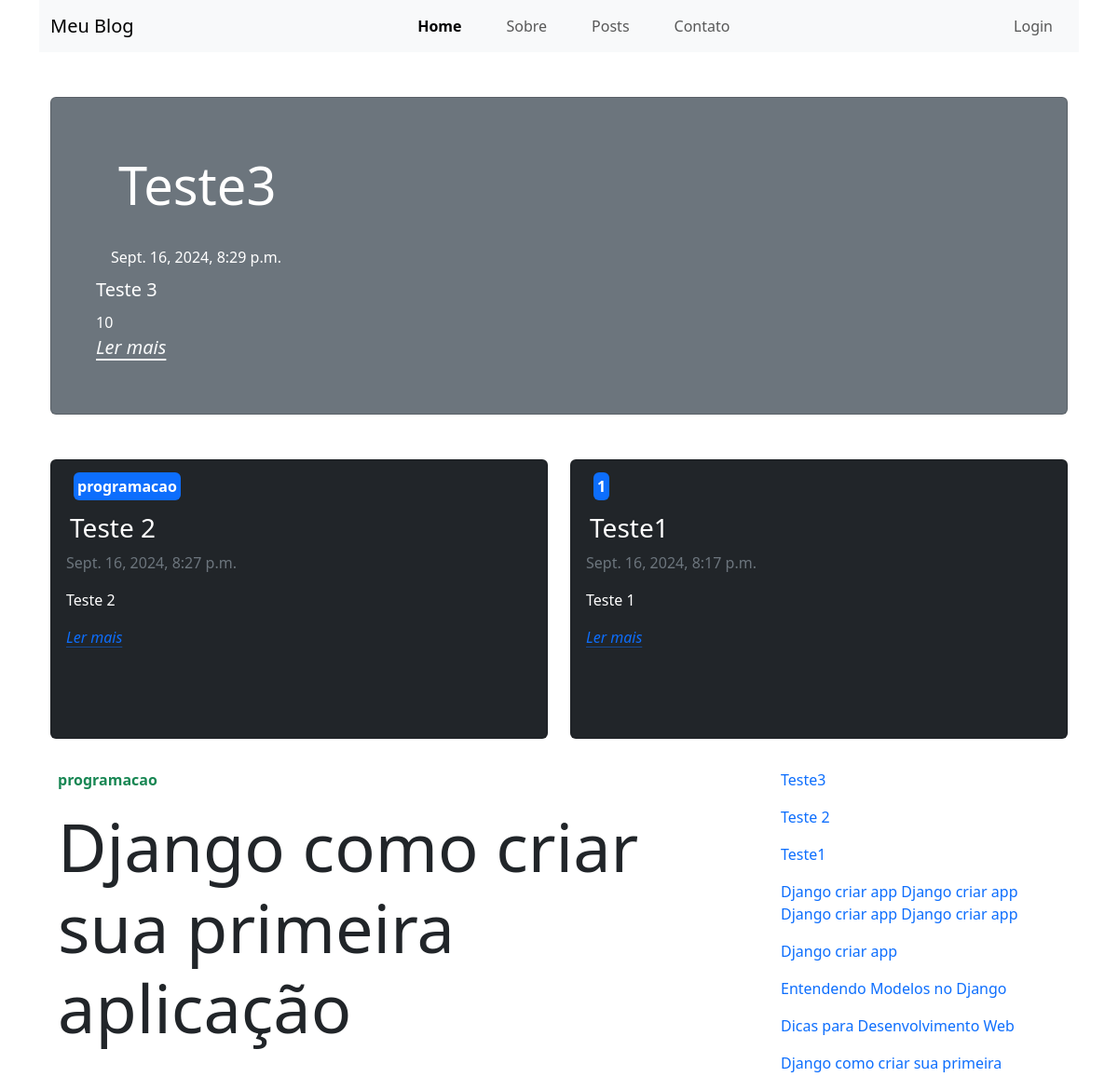
Page /blog/home/ (upper part) on the earlier database version.
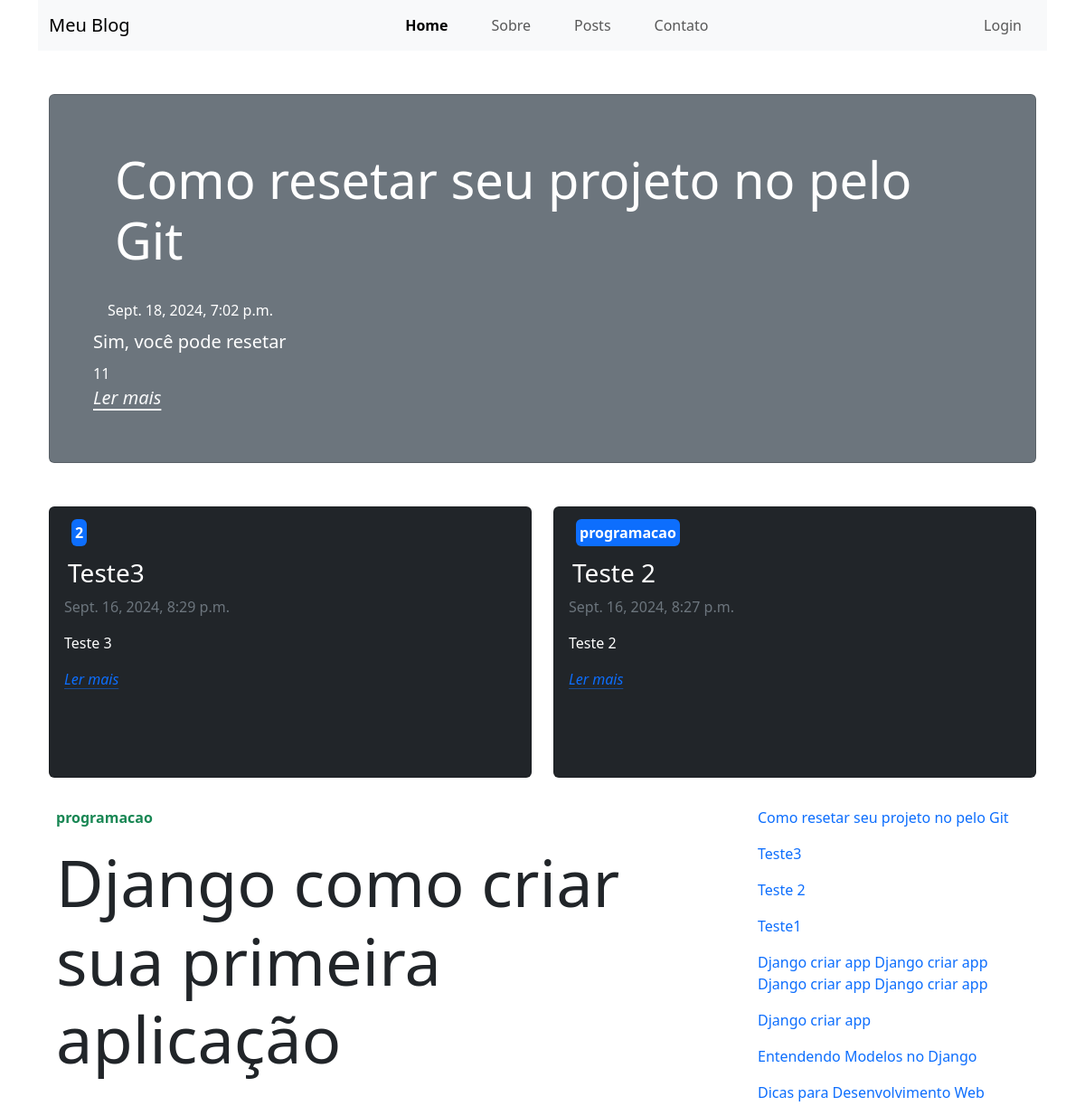
Same page on the later database version.
### blog/models.py (models this page shows, shortened)
class Post(models.Model):
    autor = models.CharField(max_length=50)
    titulo = models.CharField(max_length=150)
    resumo = models.CharField(max_length=250)
    conteudo = models.TextField()
    data = models.DateTimeField()
    categoria = models.ForeignKey(Categoria,on_delete=models.PROTECT, related_name='posts')
    tag = models.ManyToManyField(Tag,related_name='posts', blank=True)

class Categoria(models.Model):
    nome = models.CharField(max_length=20)
    slug = models.SlugField(unique=True)
    def __str__(self):
        return self.nome

### blog/views.py (the view)
# urls.py: path('home/', views.home, name="home"),
def home(request):
    posts = Post.objects.order_by('-data')
    post_destaque = posts.first()
    post_secundario = posts.exclude(id=post_destaque.id)[:2]
    post_inicial = Post.objects.all()[3]
    return render(
        request,'home.html',
        {'post_destaque':post_destaque,'post_secundario':post_secundario, 'posts':posts, 'post_inicial':post_inicial})

### blog/Templates/home.html (shortened to what this page needs)
{% extends "base.html" %}
{% block content %}
{% if post_destaque %}
<div class="card p-5 mb-5 bg-secondary text-white">
    <div class="col m-2 px-3">
        <h1 class="display-4 mb-4 mt-1">{{post_destaque.titulo}}</h1>
    </div>
    <div class="mb-2 px-3">{{post_destaque.data}}</div>
    <p class="lead mb-2">
        {{post_destaque.resumo}}
    </p>
    {{post_destaque.id}}
    <div class="lead mb-2">
        <a class="link-light icon-link gap-0 icon-link-hover stretched-link" href="{% url 'post' id=post_destaque.id %}"><i>Ler mais</i></a>
    </div>
</div>
{% else %}
    <p>Nenhum post disponível no momento.</p>
{% endif %}
<div class="row">
{% for post in post_secundario %}
    <div class="col-md-6 mb-4">
        <div class="card bg-dark" style="height:300px;">
            <div class="card-body">
                <strong class="rounded p-1 m-2 text-bg-primary">{{post.categoria}}</strong>
                <h3 class="text-white ms-1 mt-3">{{post.titulo}}</h3>
                <div class="text-secondary">{{post.data}}</div>
                <div class="text-white mt-3">{{post.resumo}}</p>
                <a class="icon-link gap-0 icon-link-hover stretched-link"href="{% url 'post' id=post.id %}"><i>Ler mais</i></a>
                </div>
            </div>
        </div>
    </div>
{% endfor %}
</div>
<div class="row">
    <div class="col-8">
        {% if post_inicial %}
        <label class=" rounded text-success m-1 p-1"><strong>{{post_inicial.categoria}}</strong></label>
            <h1 class="display-2 text-justify p-2"><strong>{{post_inicial.titulo}}</strong></h1>
        {% endif %}
    </div>
    <div class="col">
        <ul class="">
            {% for post in posts%}
                <a class="list-group-item icon-link link-primary p-2" href="{% url 'post' id=post.id %}">
                    {{post.titulo}}
                </a>
                <br>
            {% endfor %}
        </ul>
    </div>
</div>
{% endblock %}

### blog/Templates/base.html (shortened to what this page needs)
<!doctype html>
<html lang="pt-br">
<head>
    <link href="https://cdn.jsdelivr.net/npm/bootstrap@5.3.3/dist/css/bootstrap.min.css" rel="stylesheet">
</head>
<body>
    <div class="container">
        <nav class="navbar navbar-expand-lg navbar-light bg-light">
            <div class="container-fluid">
                <a class="navbar-brand" href="{% url 'home'%}">Meu Blog</a>
                <div class="collapse navbar-collapse" id="navbarNav">
                    <ul class="navbar-nav d-flex justify-content-center mx-auto">
                        <li class="nav-item mx-3">
                            <a class="nav-link active" aria-current="page" href="{%url 'home'%}"><strong>Home</strong></a>
                        </li>
                        <li class="nav-item mx-3">
                            <a class="nav-link" href="#">Sobre</a>
                        </li>
                        <li class="nav-item mx-3">
                            <a class="nav-link" href="{% url 'postar'%}">Posts</a>
                        </li>
                        <li class="nav-item mx-3">
                            <a class="nav-link" href="#">Contato</a>
                        </li>
                    </ul>
                    <ul class="navbar-nav d-flex justify-content-between mx-2">
                        <li class="nav-item">
                            <a class="nav-link" href="#">Login</a>
                        </li>
                    </ul>
                </div>
            </div>
        </nav>
        <main class="container mt-5">
         {% block content %}
         {% endblock %}
         </main>
    </div>
</body>
</html>

Differences in the rows shown:
no longer on one of the page's lists (row unchanged): Post: categoria "1", titulo "Teste1", data "Sept. 16, 2024, 8:17 p.m.", resumo "Teste 1"
added Post: titulo "Como resetar seu projeto no pelo Git", data "Sept. 18, 2024, 7:02 p.m.", resumo "Sim, você pode resetar", id "11", shown under "Django como criar sua primeira aplicação"
now on one of the page's lists (row unchanged): Post: categoria "2", titulo "Teste3", data "Sept. 16, 2024, 8:29 p.m.", resumo "Teste 3"
Other differences:
{{ post_destaque.titulo }}: "Teste3" → "Como resetar seu projeto no pelo Git"
{{ post_destaque.data }}: "Sept. 16, 2024, 8:29 p.m." → "Sept. 18, 2024, 7:02 p.m."
{{ post_destaque.resumo }}: "Teste 3" → "Sim, você pode resetar"
{{ post_destaque.id }}: "10" → "11"
